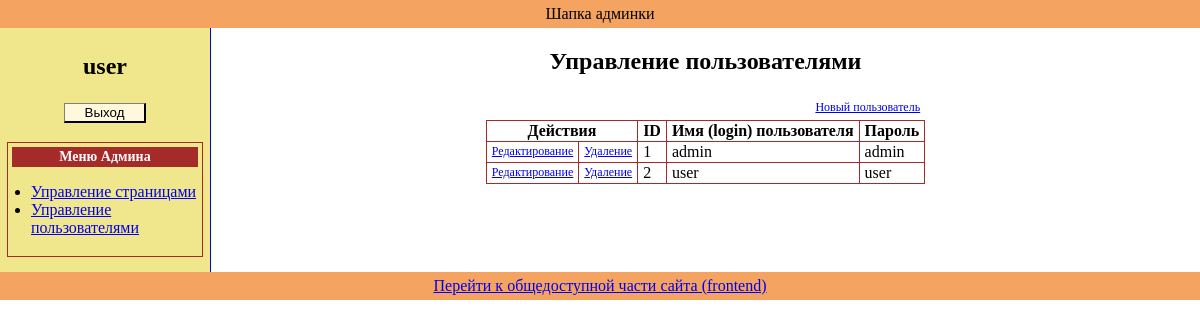
The app's page /admin/index.php?obj=users (signed in) with its own data.
### tables this page shows
CREATE TABLE IF NOT EXISTS `users` (
  `id` int(11) NOT NULL AUTO_INCREMENT,
  `name` varchar(50) NOT NULL,
  `pass` varchar(50) DEFAULT NULL,
  PRIMARY KEY (`id`)
);

### admin/classes/userClass.php (called while the page is built, shortened)
<?php
class userClass {
  private $pdo;
  private $table = 'users';
  function __construct($pdo) {
    if ($pdo) {
      $this->pdo = $pdo;
    } else {
      echo 'Не удалось установить соединение с серверм БД';
    }
  }
  public function selectAll($limit = 0, $offset = 0) {
    $q_res = $this->pdo->query('SELECT * FROM ' . $this->table . (($limit == 0) ? '' : ' LIMIT ' . $offset . ', ' . $limit));
    return $q_res->fetchAll(PDO::FETCH_ASSOC);
  }
}

### admin/blocks/users_manag.php (the view, shortened to what this page needs)
<?php
if ((isset($_GET['obj'])) & ($_GET['obj'] == 'users')) {
  $usersObj = new userClass($pdo);
  ?>
  <h2>Управление пользователями</h2>
  <table id="users_manag_tab" class="manag_tab">
    <caption>
      <a href="?obj=users&action=new">
        Новый пользователь
      </a>
    </caption>
    <tr>
      <th class="buts" colspan="2">Действия</th>
      <th class="id">ID</th>
      <th class="user_name">Имя (login) пользователя</th>
      <th class="user_pass">Пароль</th>
    </tr>
    <?php
    $users = $usersObj->selectAll();
    foreach ($users as $user) {
      ?>
      <tr>
        <td class="but_edit">
          <a href="?obj=users&action=edit&user_id=<?php echo $user['id']; ?>">
            Редактирование
          </a>
        </td>
        <td class="but_delete">
          <a href="?obj=users&action=delete&user_id=<?php echo $user['id']; ?>">
            Удаление
          </a>
        </td>
        <td class="id"><?php echo $user['id']; ?></td>
        <td class="user_name"><?php echo $user['name']; ?></td>
        <td class="user_pass"><?php echo $user['pass']; ?></td>
      </tr>
    <?php } ?>
  </table>
<?php } ?>

### css/screen.css (style rules this page uses)
body { font-family: verdana; text-align: center; margin: 0px; padding: 0px; }
.manag_tab { border-collapse: collapse; border-spacing: 0; margin: 5px auto; }
.manag_tab caption { text-align: right; padding: 5px; }
.manag_tab td, .manag_tab th { border: 1px solid brown; padding: 1px 5px; }
.manag_tab a { font-size: 12px; }

### records on screen
users: id "1", name "admin", pass "admin"
users: id "2", name "user", pass "user"

### other values on screen
$_SESSION["name"] "user"
